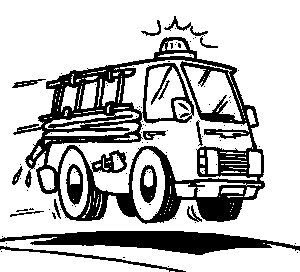
#> input picture e05d_coloriage/camion_4.png, 300 x 272 px
$ python NSIT_05_correction_remplir_2D.py
#> lines starting #> are read from the running program, lines starting #| are printed output that depends on the picture; after the words box and inside, x2 and y2 are one past the last pixel; in counts of white or black regions, pixels touching at a corner belong together
from PIL import Image # Nous allons nous en servir pour accéder aux pixels
import matplotlib.pyplot as plt # Utile ici pour afficher l'image
import sys

def remplir(img:Image,pos:tuple, couleur:tuple):
    """ Prend une image, une position et une couleur en paramètre
        pos[0] = abscisse
        pos[1] = ordonée
        Parcours récursivement l'image depuis pos pour colorier la zone délimitée par des pixels non-blancs
    """
    largeur, hauteur = img.size
    x,y = pos # On récupère les deux données du tuple pos
    if img.getpixel(pos) == (255,255,255):
        img.putpixel(pos,couleur) # Comme ce pixel est plutôt blanc, on le colorie en rouge
        if x > 0: # S'il reste au moins un pixel à gauche
            remplir(img,(x-1, y),couleur) # On explore le pixel à gauche
        if x < largeur-1: # S'il reste au moins un pixel à droite
            remplir(img,(x+1, y),couleur) # On explore le pixel à droite
        if y > 0: # S'il reste au moins un pixel en haut
            remplir(img,(x, y-1),couleur) # On explore le pixel en haut
        if y < hauteur-1: # S'il reste au moins un pixel en bas
            remplir(img,(x, y+1),couleur)  # On explore le pixel en bas

# Corps du programme
sys.setrecursionlimit(10000)  # On repousse la limite des appels récursifs
# Ouverture de l'image
img = Image.open("camion_4.png") # Le fichier image est alors 'mémorisé' dans la variable 'img'
#> img is the input picture: PIL image 300x272 RGB; 75.1% white; 101 black regions (84 under 20 px), largest, box (x1, y1, x2, y2) and area: (13, 37, 265, 224) 14176, (0, 231, 300, 255) 3732, (0, 246, 186, 272) 509

ROUGE = (255,0,0)
BLEU = (50, 50, 240)
GRIS = (60, 60, 60)
JAUNE = (240,150,0)
# Il faut lancer le coloriage en ROUGE à partir des graines (180,150), (70,95), (90,95), (110,95)
# En JAUNE à partir des graines (175,47) et (164,50)
remplir(img,(180,150), ROUGE)
#> in remplir (call 38), `remplir(img,(x, y-1),couleur)`:
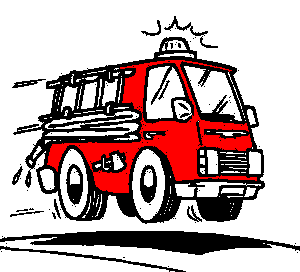
#> img: PIL image 300x272 RGB; mean R, G, B 191.5, 171.3, 171.3
remplir(img,(70,95), ROUGE)
remplir(img,(90,95), ROUGE)
remplir(img,(110,95), ROUGE)
remplir(img,(175,47), JAUNE)
remplir(img,(164,50), JAUNE)
plt.rcParams['figure.figsize']=(10.0, 5.0)
plt.imshow(img) # J'affiche l'image qui correspond à la variable 'img'
plt.show()
